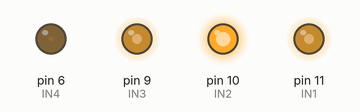
This sketch was run on a simulated Arduino Uno, built with avr-gcc and run on an emulated ATmega328P. On the bench: output pins drawn as LEDs (lit = HIGH).

Above: at 0.05 s.
At 1.55 s:
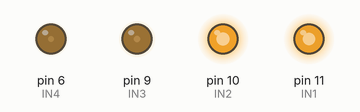
At 3.05 s:
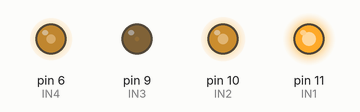
At 6.05 s:
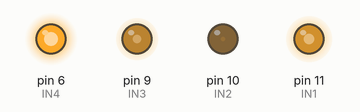
At 9.05 s:
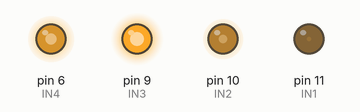
At 12.1 s:
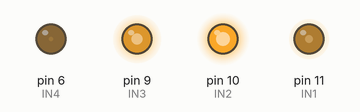
Timing chart, 0 to 16.7 s (numbered marks = the images above):
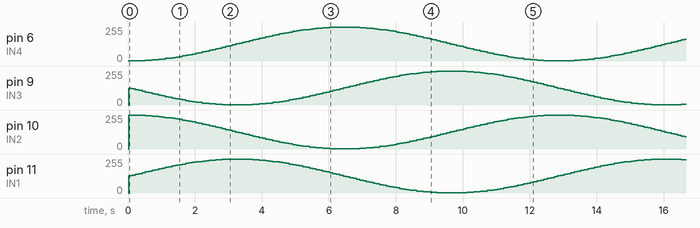

The sketch:

microstepping_unipolar.ino
```cpp
#define IN1 11
#define IN2 10
#define IN3 9
#define IN4 6

const int numSteps = 128; // Nombre d'étapes dans la table sinusoïdale
byte sineTable[numSteps];

void setup() {
  // Configuration des broches en sortie
  pinMode(IN1, OUTPUT);
  pinMode(IN2, OUTPUT);
  pinMode(IN3, OUTPUT);
  pinMode(IN4, OUTPUT);

  // Génération de la table des valeurs sinusoïdales
  for (int i = 0; i < numSteps; i++) {
    sineTable[i] = (byte)(128 + 127 * sin(2 * PI * i / numSteps));
  }
}

void loop() {
  for (int i = 0; i < numSteps; i++) {
    // Calcul des valeurs décalées de 90° pour chaque bobine
    byte val1 = sineTable[i];
    byte val2 = sineTable[(i + numSteps / 4) % numSteps];
    byte val3 = sineTable[(i + numSteps / 2) % numSteps];
    byte val4 = sineTable[(i + 3 * numSteps / 4) % numSteps];

    // Envoi des signaux PWM aux broches correspondantes
    analogWrite(IN1, val1);
    analogWrite(IN2, val2);
    analogWrite(IN3, val3);
    analogWrite(IN4, val4);

    delay(100); // Ajustez ce délai pour contrôler la vitesse du moteur
  }
}
```
